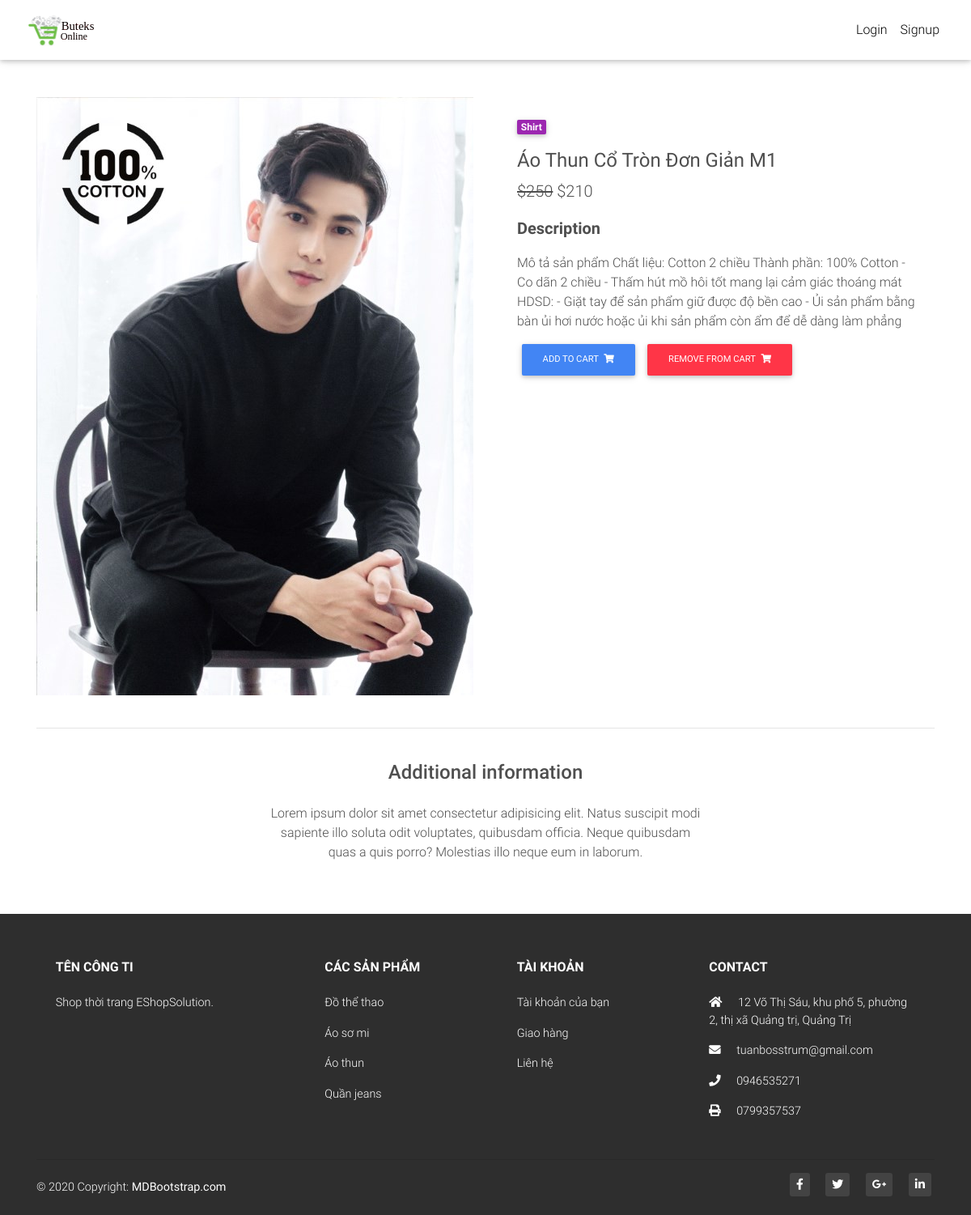
The page /product/ao-thun-c-tron-djn-gin-m1/ on the database its author committed.
### catalog/models.py (models this page shows, shortened)
class Item(models.Model):
    title = models.CharField(max_length=200)
    price = models.IntegerField()
    discount_price = models.IntegerField(blank=True, null=True)
    slug = models.SlugField()
    status = models.CharField(max_length=200)
    category = models.CharField(choices=CATEGORY_CHOICES, max_length=2)
    label = models.CharField(choices=LABEL_CHOICES, max_length=2)
    description = models.TextField()
    image = models.ImageField(default='default.jpg', upload_to='productImages')
    def get_add_to_cart_url(self):
        return reverse('add_to_cart', kwargs={'slug': self.slug})
    def get_remove_from_cart_url(self):
        return reverse('remove_from_cart', kwargs={'slug': self.slug})

### catalog/views.py (the view)
# urls.py: path('product/<slug>/', ProductDetail.as_view(), name='product'),
class ProductDetail(DetailView):
    model = Item
    template_name = 'product.html'

### templates/product.html (shortened to what this page needs)
{% extends 'base.html' %}
{% block content %}
<main class="mt-5 pt-4">
  <div class="container dark-grey-text mt-5">
    <div class="row wow fadeIn">
      <div class="col-md-6 mb-4">
        <img src="{{object.image.url}}" class="img-fluid" alt="">
      </div>
      <div class="col-md-6 mb-4">
        <div class="p-4">
          <div class="mb-3">
            <a href="">
              <span class="badge purple mr-1">{{object.get_category_display}}</span>
            </a>
          <h4 class="mt-3"><strong>{{object.title}}</strong></h4>
          <p class="lead">
            <span class="mr-1">
              {% if object.discount_price %}
                <del>${{object.price}}</del>
                <span>${{object.discount_price}}</span>
              {% else %}
                <span>${{object.price}}</span>
              {% endif %}
            </span>
          </p>
          </div>
          <p class="lead font-weight-bold">Description</p>
          <p>{{object.description}}</p>
            <a href="{{object.get_add_to_cart_url}}" class="btn btn-primary btn-md my-0 p" type="submit">Add to cart
            <i class="fas fa-shopping-cart ml-1"></i>
          </a>
          <a href="{{object.get_remove_from_cart_url}}" class="btn btn-danger btn-md my-0 p" type="submit">Remove from cart
            <i class="fas fa-shopping-cart ml-1"></i>
          </a>
        </div>
      </div>
    </div>
    <hr>
    <div class="row d-flex justify-content-center wow fadeIn">
      <div class="col-md-6 text-center">
        <h4 class="my-4 h4">Additional information</h4>
        <p>Lorem ipsum dolor sit amet consectetur adipisicing elit. Natus suscipit modi sapiente illo soluta odit
          voluptates,
          quibusdam officia. Neque quibusdam quas a quis porro? Molestias illo neque eum in laborum.</p>
      </div>
    </div>
    <div class="row wow fadeIn">
      <div class="col-lg-4 col-md-12 mb-4">
      </div>
      <div class="col-lg-4 col-md-6 mb-4">
      </div>
      <div class="col-lg-4 col-md-6 mb-4">
      </div>
    </div>
  </div>
</main>
{% endblock content %}

### templates/base.html (style rules this page uses)
html, body, header, .carousel { height: 60vh; }

### rows shown on the page
Item: image (picture), category "Shirt", title "Áo Thun Cổ Tròn Đơn Giản M1", price "250", discount_price "210", description "Mô tả sản phẩm Chất liệu: Cotton 2 chiều Thành phần: 100% Cotton - Co dãn 2 chiều - Thấm hút mồ hôi tốt mang lại cảm giác thoáng mát HDSD: - Giặt tay để sản phẩm giữ được độ bền cao - Ủi sản phẩm bằng bàn ủi hơi nước hoặc ủi khi sản phẩm còn ẩm để dễ dàng làm phẳng"
